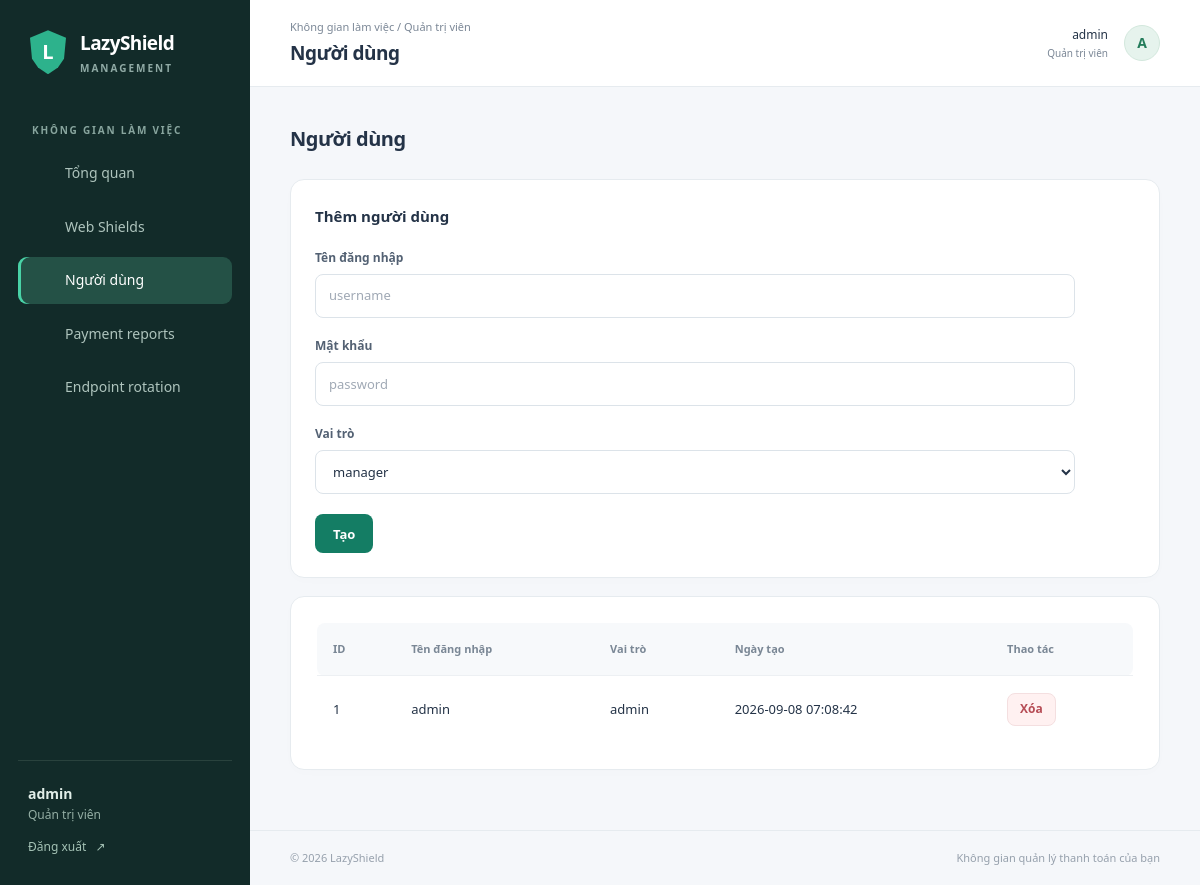
The page /index.php?action=admin_users (signed in) on the database its author committed.
### tables this page shows
CREATE TABLE users (
    id INT AUTO_INCREMENT PRIMARY KEY,
    username VARCHAR(50) UNIQUE,
    password VARCHAR(255),
    role ENUM('admin','manager') NOT NULL,
    created_at TIMESTAMP DEFAULT CURRENT_TIMESTAMP
);

### includes/auth.php (called while the page is built, shortened)
<?php
require_once __DIR__ . '/db.php';
function isLoggedIn() {
    return isset($_SESSION['user_id']);
}
function currentUser() {
    if (!isset($_SESSION['user'])) {
        $row = db_query("SELECT id, username, role FROM users WHERE id = ?", [$_SESSION['user_id']]);
    }
    return $_SESSION['user'];
}
function requireRole($role) {
    $user = currentUser();
}

### includes/db.php (called while the page is built, shortened)
<?php
function getPDO() {
    static $pdo = null;
    if ($pdo === null) {
        $dsn = "mysql:host=" . DB_HOST . ";dbname=" . DB_NAME . ";charset=utf8mb4";
        $options = [
            PDO::ATTR_ERRMODE => PDO::ERRMODE_EXCEPTION,
            PDO::ATTR_DEFAULT_FETCH_MODE => PDO::FETCH_ASSOC,
        ];
        $pdo = new PDO($dsn, DB_USER, DB_PASS, $options);
    }
    return $pdo;
}
function db_query($sql, $params = []) {
    $pdo = getPDO();
    $stmt = $pdo->prepare($sql);
    $stmt->execute($params);
    return $stmt->fetchAll();
}

### models/User.php (called while the page is built, shortened)
<?php
require_once __DIR__ . '/../includes/db.php';
class User {
    public static function all() {
        return db_query("SELECT id, username, role, created_at FROM users ORDER BY id DESC");
    }
}

### views/admin/users.php (the view, shortened to what this page needs)
<?php require_once __DIR__ . '/../layout_header.php';
$users = $data['users'] ?? [];
?>
<h3>Người dùng</h3>
<div class="card mb-3 p-3">
  <h4>Thêm người dùng</h4>
  <form method="post" action="index.php?action=admin_create_user">
    <div class="mb-3">
      <label class="form-label">Tên đăng nhập</label>
      <input name="username" placeholder="username" class="form-control" required>
    </div>
    <div class="mb-3">
      <label class="form-label">Mật khẩu</label>
      <input name="password" placeholder="password" class="form-control" required>
    </div>
    <div class="mb-3">
      <label class="form-label">Vai trò</label>
      <select name="role" class="form-control">
        <option value="manager">manager</option>
      </select>
    </div>
    <div class="mt-3">
      <button type="submit" class="btn btn-success">Tạo</button>
    </div>
  </form>
</div>
<div class="card">
  <table class="data-table">
    <thead><tr><th>ID</th><th>Tên đăng nhập</th><th>Vai trò</th><th>Ngày tạo</th><th>Thao tác</th></tr></thead>
    <tbody>
      <?php foreach($users as $u): ?>
        <tr>
          <td><?=$u['id']?></td>
          <td><?=htmlspecialchars($u['username'])?></td>
          <td><?=$u['role']?></td>
          <td><?=$u['created_at']?></td>
          <td>
            <a href="index.php?action=admin_delete_user&id=<?=$u['id']?>" class="btn btn-sm btn-danger" onclick="return confirm('Xác nhận xóa?')">Xóa</a>
          </td>
        </tr>
      <?php endforeach; ?>
    </tbody>
  </table>
</div>
<?php require_once __DIR__ . '/../layout_footer.php'; ?>

### index.php (shortened to what this page needs)
<?php
require_once __DIR__ . '/includes/auth.php';
require_once __DIR__ . '/models/User.php';
$action = $_GET['action'] ?? 'home';
switch($action) {
    case 'admin_users':
        requireRole('admin');
        $users = User::all();
        $data = ['users'=>$users];
        require __DIR__ . '/views/admin/users.php';
        break;
}

### views/layout_header.php (shortened to what this page needs)
<?php
$user = currentUser();
$action = $_GET['action'] ?? 'home';
$isAdmin = ($user['role'] ?? '') === 'admin';
$titles = [
    'home' => 'Tổng quan', 'admin_webshields' => 'Quản lý Web Shields',
    'admin_edit_webshield' => 'Chi tiết Web Shield', 'admin_users' => 'Người dùng',
    'admin_manager_whitelist' => 'Domain được phép', 'manager_my_webshields' => 'Web Shields của tôi',
    'manager_payments' => 'Cấu hình thanh toán', 'manager_whitelist' => 'Domain được phép',
    'manager_whitelist_add' => 'Thêm domain', 'manager_whitelist_edit' => 'Chỉnh sửa domain',
];
$titles['transactions'] = 'Payment reports';
$titles['endpoint_rotation'] = 'Endpoint rotation';
$page_title = $page_title ?? ($titles[$action] ?? 'Quản lý LazyShield');
$roleLabel = $isAdmin ? 'Quản trị viên' : 'Người quản lý';
function uiIcon($name) {
    $paths = [
        'home' => '<rect x="3" y="3" width="7" height="7" rx="1.5"/><rect x="14" y="3" width="7" height="7" rx="1.5"/><rect x="3" y="14" width="7" height="7" rx="1.5"/><rect x="14" y="14" width="7" height="7" rx="1.5"/>',
        'shield' => '<path d="M12 3 3 7v5c0 5 9 10 9 10s9-5 9-10V7Z"/><path d="m8 12 3 3 5-6"/>',
        'users' => '<circle cx="9" cy="8" r="3"/><path d="M3 21v-3a6 6 0 0 1 12 0v3M16 5a3 3 0 0 1 0 6m2 4a5 5 0 0 1 3 5"/>',
        'globe' => '<circle cx="12" cy="12" r="9"/><ellipse cx="12" cy="12" rx="4" ry="9"/><path d="M3 12h18"/>',
    ];
    return '<svg class="nav-icon" viewBox="0 0 24 24" fill="none" stroke="currentColor" stroke-width="1.6" stroke-linecap="round" stroke-linejoin="round" aria-hidden="true">' . ($paths[$name] ?? $paths['shield']) . '</svg>';
}
$navigation = $isAdmin
    ? [['home','Tổng quan','home'],['admin_webshields','Web Shields','shield'],['admin_users','Người dùng','users']]
    : [['home','Tổng quan','home'],['manager_my_webshields','Web Shields của tôi','shield'],['manager_whitelist','Domain được phép','globe']];
$navigation[] = ['transactions', 'Payment reports', 'globe'];
$navigation[] = ['endpoint_rotation', 'Endpoint rotation', 'shield'];
$activeNav = $action;
?>
<!doctype html>
<html lang="vi">
<head>
  <?php foreach (['core','table','form'] as $stylesheet): ?>
  <link rel="stylesheet" href="/assets/css/<?= $stylesheet ?>.css?v=<?= filemtime(__DIR__ . '/../assets/css/' . $stylesheet . '.css') ?>">
  <?php endforeach; ?>
</head>
<body>
<div class="app-wrapper">
  <aside class="sidebar" id="sidebar" aria-label="Điều hướng chính">
    <div>
      <div class="sidebar-header"><div class="logo" aria-hidden="true">L</div><div class="brand-text">LazyShield<span class="brand-caption">MANAGEMENT</span></div></div>
      <div class="nav-label">KHÔNG GIAN LÀM VIỆC</div>
      <nav class="sidebar-nav">
        <?php foreach ($navigation as [$route,$label,$icon]): ?>
        <a class="nav-item <?= $activeNav === $route ? 'active' : '' ?>" href="index.php?action=<?= $route ?>" <?= $activeNav === $route ? 'aria-current="page"' : '' ?>><?= uiIcon($icon) ?><?= $label ?></a>
        <?php endforeach; ?>
      </nav>
    </div>
    <div class="sidebar-footer">
      <div class="user-line"><?= htmlspecialchars($user['username'] ?? '') ?></div>
      <div class="role-label"><?= $roleLabel ?></div>
      <a href="index.php?action=logout" class="logout">Đăng xuất &nbsp; ↗</a>
    </div>
  </aside>
  <main class="app-main">
    <header class="header">
      <div class="header-left">
        <div><div class="breadcrumb">Không gian làm việc / <?= $roleLabel ?></div><h1 class="page-title"><?= htmlspecialchars($page_title) ?></h1></div>
      </div>
      <div class="header-right"><div class="header-account"><?= htmlspecialchars($user['username'] ?? '') ?><small><?= $roleLabel ?></small></div><span class="avatar" aria-hidden="true"><?= htmlspecialchars(strtoupper(substr($user['username'] ?? 'S', 0, 1))) ?></span></div>
    </header>
    <section class="page-body">

### views/layout_footer.php (shortened to what this page needs)
    </section>
    <footer class="footer"><p>© <?= date('Y') ?> LazyShield</p><span>Không gian quản lý thanh toán của bạn</span></footer>
  </main>
</div>
</body>
</html>

### assets/css/core.css (style rules this page uses)
:root { --primary:#147d64; --bg:#f5f7fa; --border:#e6ebef; --text:#243347; --muted:#7b8796 }
* { box-sizing:border-box }
body { margin:0; font-family:Segoe UI,Arial,sans-serif; background:var(--bg); color:var(--text); font-size:14px; line-height:1.6 }
button,input,select,textarea { font:inherit }
a { color:var(--primary) }
a,button { transition:background .18s,color .18s }
h1,h2,h3,h4,p { margin-top:0 }
h2,h3 { font-size:20px; letter-spacing:-.5px }
h4 { font-size:15px }
h3 { margin-bottom:24px }
.app-wrapper { min-height:100vh }
.sidebar { position:fixed; inset:0 auto 0 0; width:250px; background:#122b29; color:white; display:flex; flex-direction:column; justify-content:space-between; z-index:60; padding:28px 18px; overflow-y:auto }
.sidebar-header { display:flex; align-items:center; gap:12px; padding:0 10px 36px }
.logo { width:40px; height:44px; background:#2db28c; clip-path:polygon(50% 0,95% 17%,90% 65%,75% 85%,50% 100%,25% 85%,10% 65%,5% 17%); display:grid; place-items:center; font-size:20px; font-weight:700; color:white }
.brand-text { font-size:19px; font-weight:700; letter-spacing:-.6px }
.brand-caption { display:block; font-size:10px; letter-spacing:2px; color:#90aaa5; margin-top:2px }
.nav-label { padding:0 14px; margin:10px 0 12px; color:#88a59e; font-size:10px; font-weight:700; letter-spacing:1.8px }
.sidebar-nav { display:grid; gap:7px }
.nav-item { display:flex; align-items:center; gap:12px; padding:12px 15px; color:#aec4bd; text-decoration:none; border-radius:9px; font-weight:500 }
.nav-item.active { background:#245146; color:white; box-shadow:inset 3px 0 #49d3a7 }
.nav-icon { width:20px; height:20px; flex:none }
.sidebar-footer { border-top:1px solid #29423d; padding:22px 10px 0 }
.user-line { font-weight:600; color:#e1eee8; overflow-wrap:anywhere }
.role-label { font-size:12px; color:#95afa5 }
.logout { display:inline-block; font-size:12px; color:#a5c3b6; margin-top:12px; text-decoration:none }
.app-main { margin-left:250px; min-height:100vh; display:flex; flex-direction:column }
.header { min-height:84px; background:white; border-bottom:1px solid var(--border); display:flex; align-items:center; justify-content:space-between; gap:20px; padding:18px 40px }
.header-left,.header-right { display:flex; align-items:center; gap:16px }
.breadcrumb { font-size:11px; color:var(--muted); margin-bottom:2px }
.page-title { margin:0; font-size:19px; font-weight:650; letter-spacing:-.5px }
.avatar { width:36px; height:36px; border-radius:50%; background:#e6f3ed; color:#247c5b; display:grid; place-items:center; font-weight:700; border:1px solid #d3e8dd }
.header-account { font-size:12px; text-align:right }
.header-account small { display:block; color:var(--muted); font-size:10px }
.page-body { width:100%; max-width:1480px; margin:0 auto; padding:36px 40px; flex:1; min-width:0 }
.card { background:white; border:1px solid var(--border); border-radius:14px; padding:26px; margin-bottom:24px; box-shadow:0 3px 12px #24334703 }
.btn { display:inline-flex; align-items:center; justify-content:center; gap:7px; min-height:39px; padding:9px 17px; background:var(--primary); color:white; border-radius:8px; text-decoration:none; border:1px solid transparent; cursor:pointer; font-weight:600; font-size:13px; line-height:1.4; vertical-align:middle }
.btn-danger { background:#fff1f1; color:#b64c55; border-color:#f4dfe0 }
.btn-sm { padding:7px 12px; min-height:33px; font-size:12px }
.footer { padding:18px 40px; color:#96a0ac; font-size:11px; border-top:1px solid var(--border); display:flex; justify-content:space-between; gap:15px }
.footer p { margin:0 }
.mt-3 { margin-top:20px }
.mb-3 { margin-bottom:18px }
.p-3 { padding:24px }
@media (min-width:901px) { .card>form { max-width:760px } }

### assets/css/table.css (style rules this page uses)
.data-table { width:100%; border-collapse:collapse; font-size:13px }
.data-table th,.data-table td { padding:17px 16px; border-bottom:1px solid #edf0f3; text-align:left; vertical-align:middle }
.data-table thead th { background:#f7f9fb; color:#7a8795; font-weight:600; font-size:11px; white-space:nowrap }
.data-table thead th:first-child { border-radius:8px 0 0 8px }
.data-table thead th:last-child { border-radius:0 8px 8px 0 }
.data-table tbody tr:last-child td { border-bottom:0 }
.data-table td:last-child { white-space:nowrap }
.data-table td { overflow-wrap:anywhere }

### rows shown on the page
users: username "admin", role "Quản trị viên", username "A", id "1", role "admin", created_at "2026-09-08 07:08:42"

### other values the page prints
$label "Tổng quan"
$label "Web Shields"
$label "Người dùng"
$label "Payment reports"
$label "Endpoint rotation"
$page_title "Người dùng"
